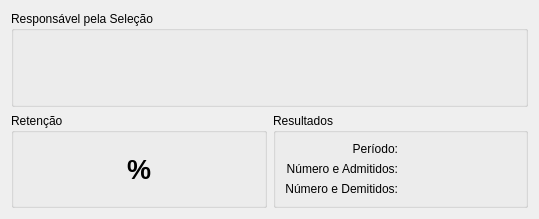
<?xml version="1.0" encoding="UTF-8"?>
<ui version="4.0">
 <class>DetalhesRetencao</class>
 <widget class="QDialog" name="DetalhesRetencao">
  <property name="geometry">
   <rect>
    <x>0</x>
    <y>0</y>
    <width>539</width>
    <height>219</height>
   </rect>
  </property>
  <property name="windowTitle">
   <string>Dialog</string>
  </property>
  <layout class="QGridLayout" name="gridLayout_2">
   <item row="1" column="1">
    <widget class="QGroupBox" name="groupBox_Resultados">
     <property name="title">
      <string>Resultados</string>
     </property>
     <layout class="QGridLayout" name="gridLayout">
      <item row="1" column="1">
       <widget class="QLabel" name="campoNumeroAdmitidos">
        <property name="text">
         <string/>
        </property>
       </widget>
      </item>
      <item row="1" column="0">
       <widget class="QLabel" name="label_3">
        <property name="text">
         <string>Número e Admitidos:</string>
        </property>
        <property name="alignment">
         <set>Qt::AlignRight|Qt::AlignTrailing|Qt::AlignVCenter</set>
        </property>
       </widget>
      </item>
      <item row="2" column="1">
       <widget class="QLabel" name="campoNumeroDemitidos">
        <property name="text">
         <string/>
        </property>
       </widget>
      </item>
      <item row="2" column="0">
       <widget class="QLabel" name="label_6">
        <property name="text">
         <string>Número e Demitidos:</string>
        </property>
        <property name="alignment">
         <set>Qt::AlignRight|Qt::AlignTrailing|Qt::AlignVCenter</set>
        </property>
       </widget>
      </item>
      <item row="0" column="1">
       <widget class="QLabel" name="campoPeriodoApuracao">
        <property name="text">
         <string/>
        </property>
       </widget>
      </item>
      <item row="0" column="0">
       <widget class="QLabel" name="label_9">
        <property name="text">
         <string>Período:</string>
        </property>
        <property name="alignment">
         <set>Qt::AlignRight|Qt::AlignTrailing|Qt::AlignVCenter</set>
        </property>
       </widget>
      </item>
     </layout>
    </widget>
   </item>
   <item row="1" column="0">
    <widget class="QGroupBox" name="groupBox_Status">
     <property name="title">
      <string>Retenção</string>
     </property>
     <layout class="QGridLayout" name="gridLayout_3">
      <item row="0" column="0">
       <widget class="QLabel" name="percentualRetido">
        <property name="font">
         <font>
          <pointsize>20</pointsize>
          <weight>75</weight>
          <bold>true</bold>
         </font>
        </property>
        <property name="text">
         <string>%</string>
        </property>
        <property name="alignment">
         <set>Qt::AlignCenter</set>
        </property>
       </widget>
      </item>
     </layout>
    </widget>
   </item>
   <item row="0" column="0" colspan="2">
    <widget class="QGroupBox" name="groupBox_Responsavel">
     <property name="title">
      <string>Responsável pela Seleção</string>
     </property>
     <layout class="QHBoxLayout" name="horizontalLayout">
      <item>
       <widget class="QLabel" name="campoResponsavelSelecao">
        <property name="font">
         <font>
          <pointsize>12</pointsize>
          <weight>75</weight>
          <bold>true</bold>
         </font>
        </property>
        <property name="text">
         <string/>
        </property>
        <property name="alignment">
         <set>Qt::AlignCenter</set>
        </property>
       </widget>
      </item>
      <item>
       <widget class="QLabel" name="campoStatus">
        <property name="maximumSize">
         <size>
          <width>50</width>
          <height>16777215</height>
         </size>
        </property>
        <property name="font">
         <font>
          <pointsize>12</pointsize>
          <weight>75</weight>
          <bold>true</bold>
         </font>
        </property>
        <property name="text">
         <string/>
        </property>
        <property name="alignment">
         <set>Qt::AlignCenter</set>
        </property>
       </widget>
      </item>
     </layout>
    </widget>
   </item>
  </layout>
 </widget>
 <resources/>
 <connections/>
</ui>
